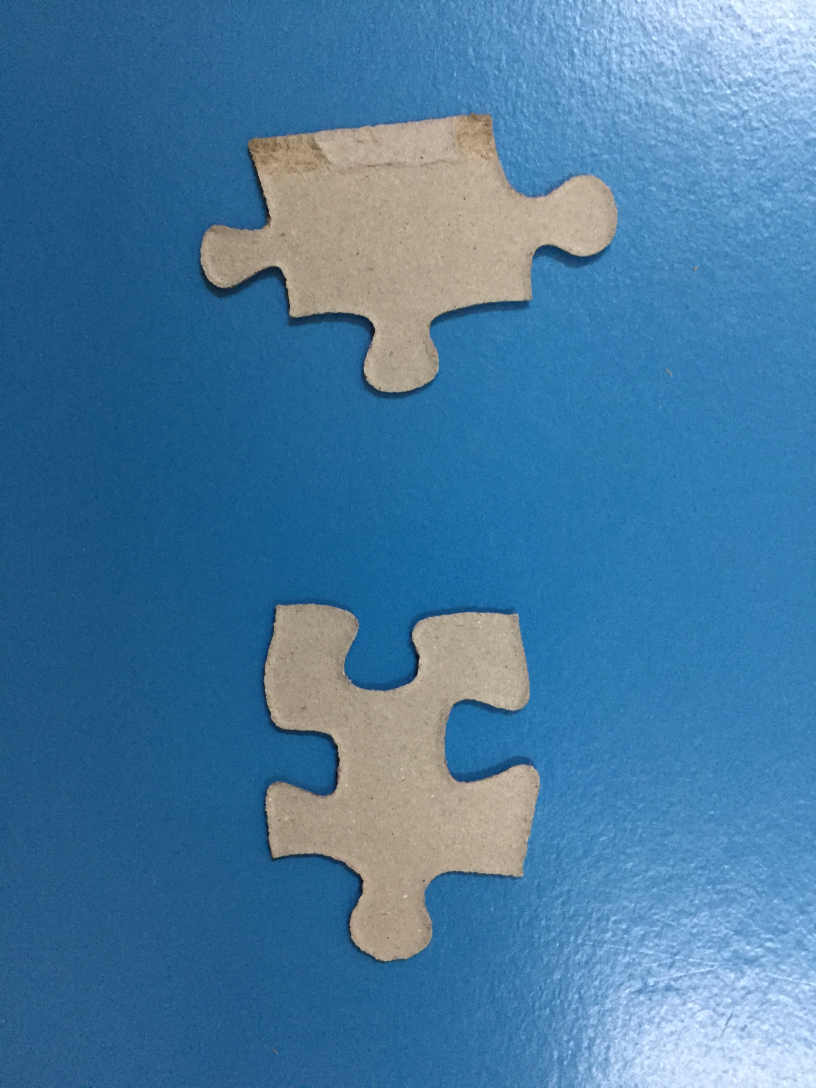
#> input picture pics/IMG-3865.JPG, 2448 x 3264 px (shown at 1/3 size)
$ python puzzle_solver_v2.py   (Python 2 division)
#> lines starting #> are read from the running program, lines starting #| are printed output that depends on the picture; after the words box and inside, x2 and y2 are one past the last pixel; in counts of white or black regions, pixels touching at a corner belong together
# v2 tries to use the extractRect algo to find largest enclosed rectangle

# import the necessary packages
import imutils
import cv2
import numpy as np
from math import atan2
import extractRect

# load the image, convert it to grayscale, and blur it slightly
image = cv2.imread("pics/IMG-3865.JPG")
#> image is the input picture: shape (3264, 2448, 3); mean B, G, R 160.2, 121.6, 70.8
image = imutils.resize(image, width=500)
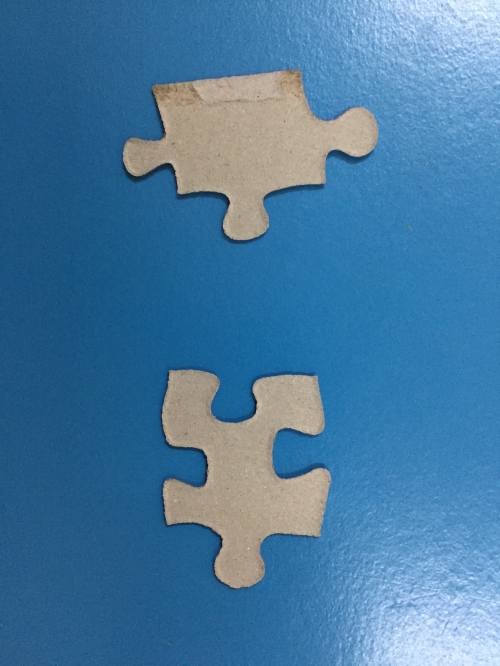
#> image: shape (666, 500, 3); mean B, G, R 160.2, 121.6, 70.8
# ratio = image.shape[0] / float(resized.shape[0])
gray = cv2.cvtColor(image, cv2.COLOR_BGR2GRAY)
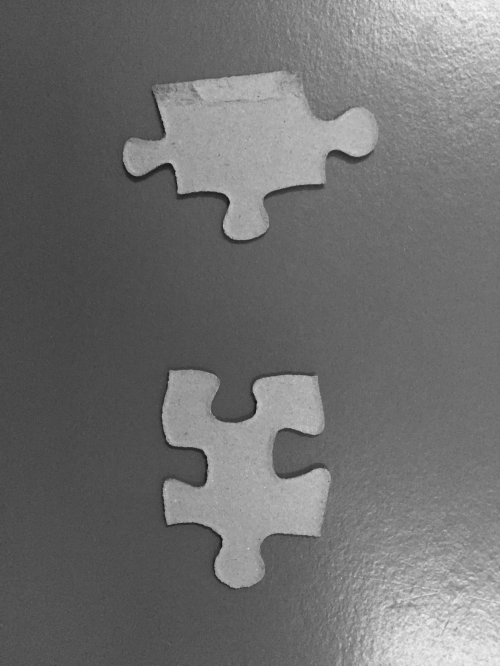
#> gray: shape (666, 500); min 15, max 248, mean 110.8
gray = cv2.GaussianBlur(gray, (7, 9), 0)
# cv2.imshow("gray", gray)
# threshold the image, then perform a series of erosions +
# dilations to remove any small regions of noise
thresh = cv2.Canny(gray, 15, 200)
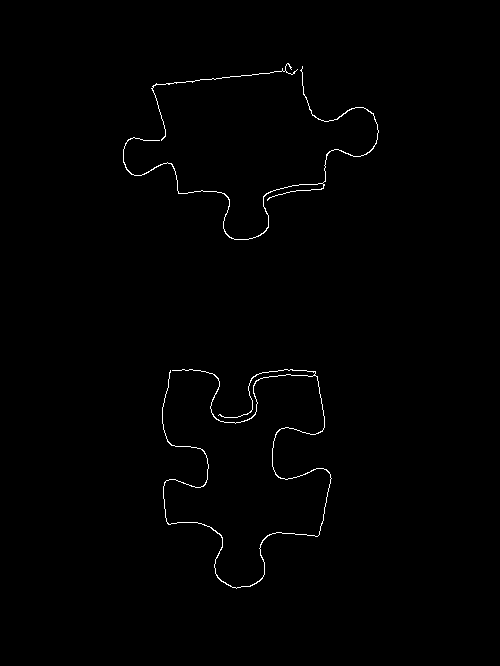
#> thresh: shape (666, 500); 0.65% white in thin lines or dots, all inside (x1, y1, x2, y2) = (123, 63, 379, 589)
# thresh = imutils.auto_canny(gray)
# thresh = cv2.threshold(gray, 100, 255, cv2.THRESH_BINARY)[1]
# thresh = cv2.erode(thresh, None, iterations=2)
thresh = cv2.dilate(thresh, None, iterations=2)
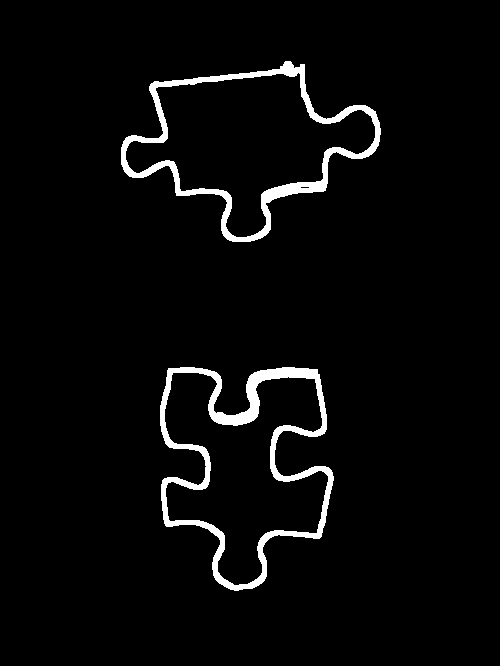
#> thresh: shape (666, 500); 3.5% white; 2 white regions
# cv2.imshow("processed", thresh)
# find contours in thresholded image, then grab the largest
# one
cnts = cv2.findContours(thresh.copy(), cv2.RETR_EXTERNAL,
    cv2.CHAIN_APPROX_SIMPLE)
#> cnts = 2 contours; box (x1, y1, x2, y2) and area: (121, 61, 381, 242) 24911, (160, 367, 334, 591) 24640
cnts = imutils.grab_contours(cnts)
# c = max(cnts, key=cv2.contourArea)

# loop over the contours
for c in cnts:
    # compute the center of the contour, then detect the name of the
    # shape using only the contour
    M = cv2.moments(c)
    cX = int((M["m10"] / M["m00"]))
    cY = int((M["m01"] / M["m00"]))
    print cX, cY

    # cv2.drawContours(image, [c], -1, (0, 255, 0), -1)

    # mask = np.ones(image.shape[:2], dtype="uint8") * 255
    mask = np.zeros(image.shape[:2], dtype="uint8")

    # Draw the contours on the mask
    cv2.drawContours(mask, [c], -1, 255, -1)

    # remove the contours from the image and show the resulting images
    image2 = cv2.bitwise_and(image, image, mask=mask)
    cv2.imshow("Mask", mask)
    cv2.imshow("After", image2)
    cv2.waitKey(0)
    '''
    ### extract rectangle
    # convert to
    a = cv2.cvtColor(cv2.imread(image_name),cv2.COLOR_BGR2GRAY)[::-1].T
    #change with 0 and 1
    idx_in  = np.where(a==255)
    idx_out = np.where(a==0)
    aa = np.ones_like(a)
    aa[idx_in]  = 0

    #get coordinate of biggest rectangle
    #----------------
    time_start = datetime.datetime.now()

    rect_coord_ori, angle, coord_out_rot= findRotMaxRect(aa, flag_opt=True, nbre_angle=4, \
                                                             flag_parallel=False,         \
                                                             flag_out='rotation',         \
                                                             flag_enlarge_img=False,      \
                                                             limit_image_size=100         )

    print 'time elapsed =', (datetime.datetime.now()-time_start).total_seconds()
    print 'angle        =',  angle
    print

    '''

    '''
    # Approc PoliDP
    peri = cv2.arcLength(c, True)
    approx = cv2.approxPolyDP(c, 0.02 * peri, True) #0.005
    cv2.drawContours(image, [approx], -1, (0, 255, 0), 3)
    print "Approx:"
    print approx
    for pt in approx:
        for p in pt:
            # print p
            cv2.circle(image, (p[0],p[1]), 8, (255, 255, 255), 1)

    print len(approx)
    angle = [0.0]*len(approx)
    for i in range(len(approx)):
        # print i

        if i == len(approx)-1:
            pt1 = (approx[i][0])
            pt2 = (approx[0][0])
            # print pt1, pt2
        else:
            pt1 = (approx[i][0])
            pt2 = (approx[i+1][0])
            # print pt1, pt2
        # angle = atan2(approx[i+1][1] - approx[i][1], approx[i+1][0] - approx[i][0]) * 180.0 / np.pi;
        angle[i] = atan2(pt2[1] - pt1[1], pt2[0] - pt1[0]) * 180.0 / np.pi
        print i, pt1, pt2, angle[i]
        # cv2.putText(image, str(i), (pt1[0],pt1[1]), cv2.FONT_HERSHEY_SIMPLEX, 0.5, (255, 255, 255), 2)
    print "len angle:"
    print len(angle)
    for i in range(len(angle)):
        if i == 0:#len(angle)-1:
            angle_diff = abs(angle[i] - angle[-1])
            pt1 = (approx[i][0])

        else:
            angle_diff = abs(angle[i] - angle[i-1])
            pt1 = (approx[i][0])
            # pt2 = (approx[i+1][0])
        print i, angle_diff
        if angle_diff > 180:
            angle_diff = 360 - angle_diff
        if angle_diff > 75.0 :
            cv2.circle(image, (pt1[0],pt1[1]), 8, (255, 255, 255), -1)
        # cv2.putText(image, str(angle_diff), (pt1[0],pt1[1]), cv2.FONT_HERSHEY_SIMPLEX, 0.5, (255, 255, 255), 2)
    '''
#> this loop made 2 passes
#| 244 465
#| 247 141
#> pass 1, `image2 = cv2.bitwise_and(image, image, mask=mask)`:
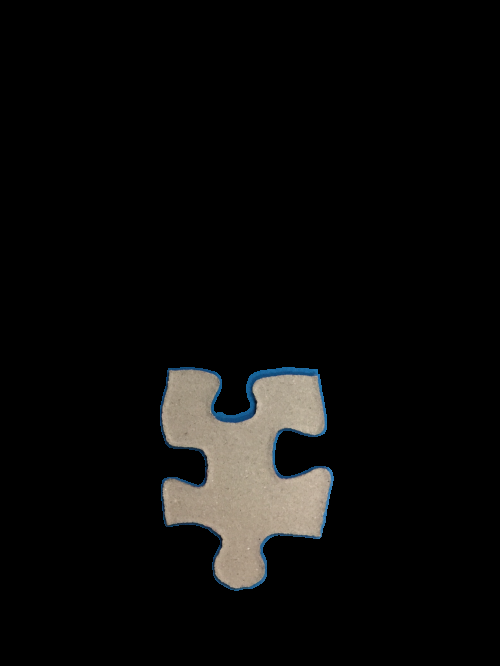
#> image2: shape (666, 500, 3); mean B, G, R 10.4, 11.2, 11.6
#> pass 1, `cv2.imshow("Mask", mask)`:
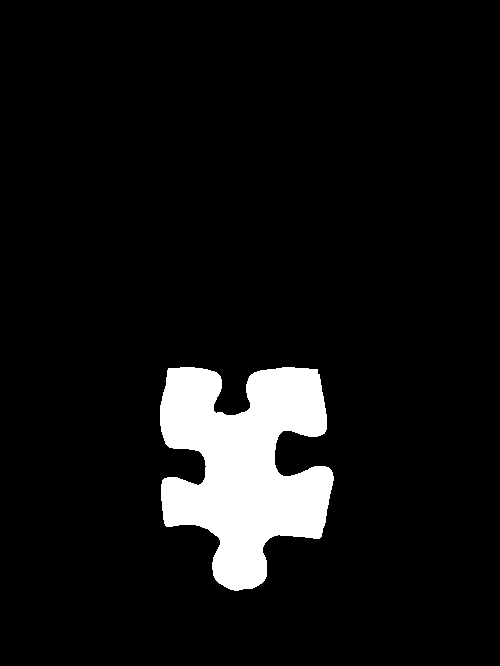
#> window 'Mask': shape (666, 500); 7.5% white; 1 white region, box (x1, y1, x2, y2) and area: (160, 367, 334, 591) 25117
#> pass 2, `cv2.imshow("Mask", mask)`:
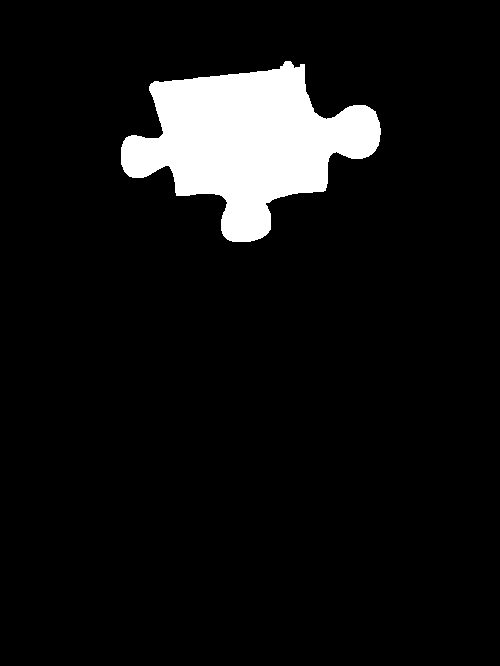
#> window 'Mask': shape (666, 500); 7.6% white; 1 white region, box (x1, y1, x2, y2) and area: (121, 61, 381, 242) 25314
    # show the output image
    # cv2.imshow("Image", image)
    # cv2.imshow("Images", np.hstack([gray, thresh]))
    # cv2.waitKey(0)
